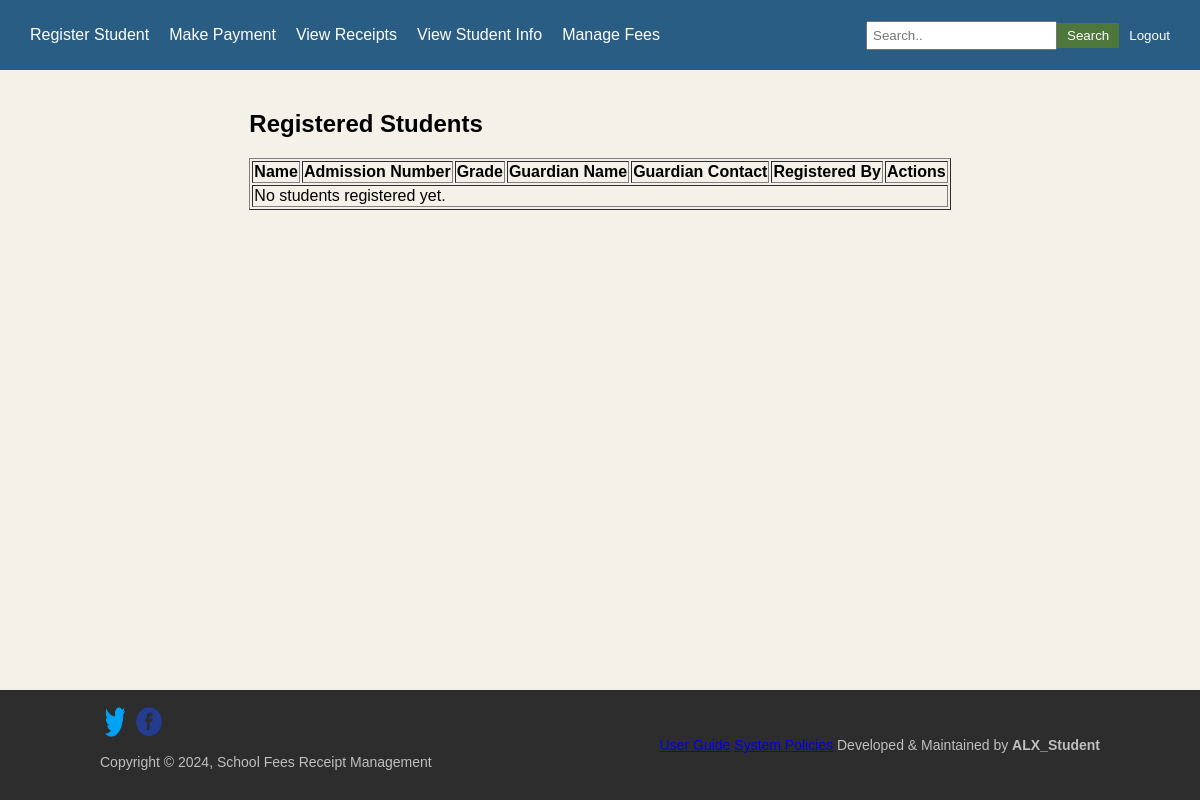
The app's page /students/students/ (signed in), older data.
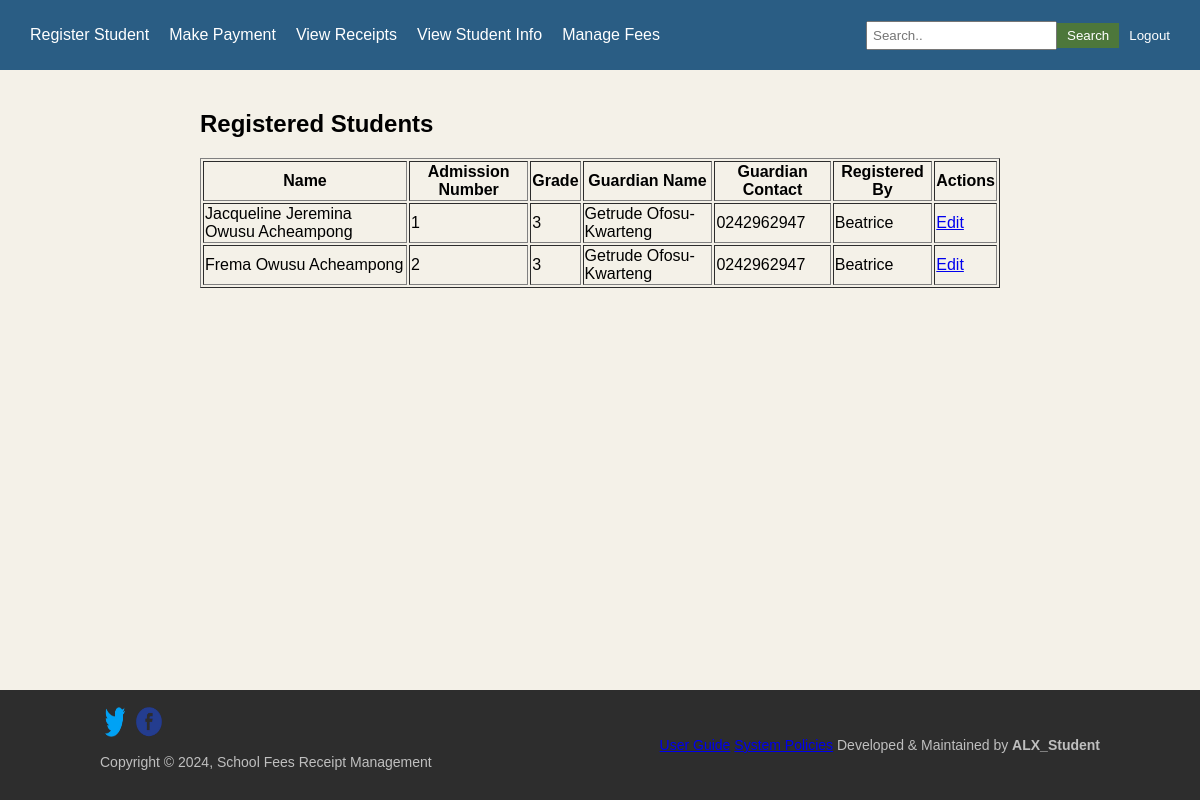
The same page, newer data.
### StudentInformation_App/models.py (models this page shows, shortened)
class StudentRecords(models.Model):
    registered_by = models.ForeignKey(User, on_delete=models.SET_NULL, null=True, related_name="registered_students")
    name = models.CharField(max_length=100)
    admission_number = models.IntegerField(unique=True)  # Ensures uniqueness
    grade = models.CharField(max_length=50, default="Unknown")
    guardian_name = models.CharField(max_length=100, default="Unknown") # Added guardian name
    guardian_contact = models.CharField(max_length=10)
    created_at = models.DateTimeField(auto_now_add=True)
    updated_at = models.DateTimeField(auto_now=True)

### StudentInformation_App/views.py (the view)
# urls.py: path("students/", student_list, name="student_list"),
@login_required
def student_list(request):
    students = StudentRecords.objects.all()  # Fetch all student records
    return render(request, "StudentInformation_App/student_list.html", {"students": students})

### StudentInformation_App/templates/StudentInformation_App/student_list.html (shortened to what this page needs)
{% extends 'Authentication_App/base.html' %}
{% block navbar %}
<nav class="navbar">
 <div class="nav-left">
  <a href="{% url 'register_student' %}">Register Student</a>
  <a href="{% url 'make_payment' %}">Make Payment</a>
  <a href="{% url 'view_receipt' %}">View Receipts</a>
  <a href="{% url 'student_list' %}">View Student Info</a>
  <a href="{% url 'fee_list' %}"> Manage Fees</a>
 </div>
 <div class="nav-right">
  <input type="text" placeholder="Search..">
  <button>Search</button>
  {% if user.is_authenticated %}
  <form action="{% url 'logout' %}" method="post" style="display: inline;">
   <button type="submit" style="background: none; border: none; color: white; cursor: pointer;">
    Logout
   </button>
  </form>
  {% else %}
  <a href="{% url 'login' %}">Login</a>
  {% endif %}
 </div>
</nav>
{% endblock %}
{% block content %}
<h2>Registered Students</h2>
<table border="1">
 <thead>
  <tr>
   <th>Name</th>
   <th>Admission Number</th>
   <th>Grade</th>
   <th>Guardian Name</th>
   <th>Guardian Contact</th>
   <th>Registered By</th>
   <th>Actions</th>
  </tr>
 </thead>
 <tbody>
  {% for student in students %}
  <tr>
   <td>{{ student.name }}</td>
   <td>{{ student.admission_number }}</td>
   <td>{{ student.grade }}</td>
   <td>{{ student.guardian_name }}</td>
   <td>{{ student.guardian_contact }}</td>
   <td>{{ student.registered_by.username }}</td>
   <td>
    <a href="{% url 'edit_student' student.id %}">Edit</a>
   </td>
  </tr>
  {% empty %}
  <tr>
   <td colspan="7">No students registered yet.</td>
  </tr>
  {% endfor %}
 </tbody>
</table>
{% endblock %}

### Authentication_App/templates/Authentication_App/base.html (shortened to what this page needs)
{% load static %}
<!DOCTYPE html>
<html lang="en">
<head>
</head>
<body>
 {% block navbar %}{% endblock %}
 <div class="content">
  {% block content %}
  {% endblock %}
 </div>
 <footer class="footer">
  <div class="footer-left">
   <img src="{% static 'Authentication_App/images/twitter_icon.png' %}" alt="Twitter" width="30" height="30">
   <img src="{% static 'Authentication_App/images/facebook_icon.png' %}" alt="Facebook" width="30" height="30">
   <p>Copyright © 2024, School Fees Receipt Management</p>
  </div>
  <div class="footer-right">
   <a href="#">User Guide</a>
   <a href="#">System Policies</a>
   <span>Developed & Maintained by <strong>ALX_Student</strong></span>
  </div>
 </footer>
</body>
</html>

### Authentication_App/templates/Authentication_App/base.html (style rules this page uses)
body { font-family: Arial, sans-serif; background-color: #F4F1E8; margin: 0; padding: 0; display: flex; flex-direction: column; min-height: 100vh; }
.navbar { background-color: #2a5d84; color: white; display: flex; justify-content: space-between; padding: 10px 20px; align-items: center; height: 50px; }
.nav-left, .nav-right { display: flex; align-items: center; }
.nav-left a, .nav-right a { color: white; text-decoration: none; margin: 0 10px; }
.nav-right input { padding: 5px; margin-left: 10px; }
.nav-right button { background-color: #4d773b; color: white; border: none; padding: 5px 10px; cursor: pointer; }
.content { max-width: 800px; margin: auto; padding: 20px; flex: 1; }
.footer { background-color: #2d2d2d; color: #bfbfbf; display: flex; justify-content: space-between; align-items: center; padding: 20px 100px; font-size: 14px; height: 70px; margin-top: auto; }

Row changes from the older to the newer data that the page shows:
added StudentRecords: name "Jacqueline Jeremina Owusu Acheampong", admission_number "1", grade "3", guardian_name "Getrude Ofosu-Kwarteng", guardian_contact "0242962947", registered_by.username "Beatrice"
added StudentRecords: name "Frema Owusu Acheampong", admission_number "2", grade "3", guardian_name "Getrude Ofosu-Kwarteng", guardian_contact "0242962947", registered_by.username "Beatrice"
Text that changed along with them:
text no longer shown: "No students registered yet."
